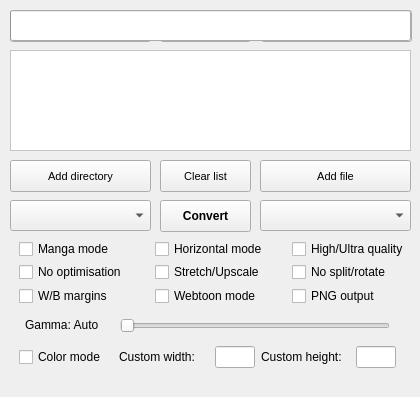
<?xml version="1.0" encoding="UTF-8"?>
<ui version="4.0">
 <class>KCC</class>
 <widget class="QMainWindow" name="KCC">
  <property name="geometry">
   <rect>
    <x>0</x>
    <y>0</y>
    <width>420</width>
    <height>397</height>
   </rect>
  </property>
  <property name="minimumSize">
   <size>
    <width>420</width>
    <height>397</height>
   </size>
  </property>
  <property name="maximumSize">
   <size>
    <width>420</width>
    <height>397</height>
   </size>
  </property>
  <property name="font">
   <font>
    <pointsize>9</pointsize>
   </font>
  </property>
  <property name="windowTitle">
   <string>Kindle Comic Converter</string>
  </property>
  <property name="windowIcon">
   <iconset resource="KCC.qrc">
    <normaloff>:/Icon/icons/comic2ebook.png</normaloff>:/Icon/icons/comic2ebook.png</iconset>
  </property>
  <property name="locale">
   <locale language="C" country="AnyCountry"/>
  </property>
  <widget class="QWidget" name="Form">
   <widget class="QFrame" name="OptionsAdvanced">
    <property name="enabled">
     <bool>true</bool>
    </property>
    <property name="geometry">
     <rect>
      <x>10</x>
      <y>254</y>
      <width>421</width>
      <height>61</height>
     </rect>
    </property>
    <property name="font">
     <font>
      <pointsize>9</pointsize>
     </font>
    </property>
    <layout class="QGridLayout" name="gridLayout">
     <property name="leftMargin">
      <number>9</number>
     </property>
     <item row="1" column="0">
      <widget class="QCheckBox" name="ProcessingBox">
       <property name="focusPolicy">
        <enum>Qt::NoFocus</enum>
       </property>
       <property name="toolTip">
        <string>&lt;html&gt;&lt;head/&gt;&lt;body&gt;&lt;p style='white-space:pre'&gt;Disable image optimizations.&lt;br/&gt;&lt;span style=&quot; font-weight:600;&quot;&gt;Input images must be already resized.&lt;/span&gt;&lt;/p&gt;&lt;/body&gt;&lt;/html&gt;</string>
       </property>
       <property name="text">
        <string>No optimisation</string>
       </property>
      </widget>
     </item>
     <item row="1" column="1">
      <widget class="QCheckBox" name="UpscaleBox">
       <property name="focusPolicy">
        <enum>Qt::NoFocus</enum>
       </property>
       <property name="toolTip">
        <string>&lt;html&gt;&lt;head/&gt;&lt;body&gt;&lt;p&gt;&lt;span style=&quot; font-weight:600; text-decoration: underline;&quot;&gt;Unchecked - Nothing&lt;br/&gt;&lt;/span&gt;Images smaller than device resolution will not be resized.&lt;/p&gt;&lt;p&gt;&lt;span style=&quot; font-weight:600; text-decoration: underline;&quot;&gt;Indeterminate - Stretching&lt;br/&gt;&lt;/span&gt;Images smaller than device resolution will be resized. Aspect ratio will be not preserved.&lt;/p&gt;&lt;p&gt;&lt;span style=&quot; font-weight:600; text-decoration: underline;&quot;&gt;Checked - Upscaling&lt;br/&gt;&lt;/span&gt;Images smaller than device resolution will be resized. Aspect ratio will be preserved.&lt;/p&gt;&lt;/body&gt;&lt;/html&gt;</string>
       </property>
       <property name="text">
        <string>Stretch/Upscale</string>
       </property>
       <property name="tristate">
        <bool>true</bool>
       </property>
      </widget>
     </item>
     <item row="3" column="1">
      <widget class="QCheckBox" name="WebtoonBox">
       <property name="focusPolicy">
        <enum>Qt::NoFocus</enum>
       </property>
       <property name="toolTip">
        <string>&lt;html&gt;&lt;head/&gt;&lt;body&gt;&lt;p style='white-space:pre'&gt;Enable special parsing mode for WebToons.&lt;/p&gt;&lt;/body&gt;&lt;/html&gt;</string>
       </property>
       <property name="text">
        <string>Webtoon mode</string>
       </property>
      </widget>
     </item>
     <item row="3" column="2">
      <widget class="QCheckBox" name="NoDitheringBox">
       <property name="focusPolicy">
        <enum>Qt::NoFocus</enum>
       </property>
       <property name="toolTip">
        <string>&lt;html&gt;&lt;head/&gt;&lt;body&gt;&lt;p style='white-space:pre'&gt;Create PNG files instead JPEG.&lt;br/&gt;Quality increase is not noticeable on most of devices.&lt;br/&gt;Output files &lt;span style=&quot; font-weight:600;&quot;&gt;might&lt;/span&gt; be smaller.&lt;br/&gt;&lt;span style=&quot; font-weight:600;&quot;&gt;MOBI conversion will be much slower.&lt;/span&gt;&lt;/p&gt;&lt;/body&gt;&lt;/html&gt;</string>
       </property>
       <property name="text">
        <string>PNG output</string>
       </property>
      </widget>
     </item>
     <item row="3" column="0">
      <widget class="QCheckBox" name="BorderBox">
       <property name="focusPolicy">
        <enum>Qt::NoFocus</enum>
       </property>
       <property name="toolTip">
        <string>&lt;html&gt;&lt;head/&gt;&lt;body&gt;&lt;p&gt;&lt;span style=&quot; font-weight:600; text-decoration: underline;&quot;&gt;Unchecked - Autodetection&lt;br/&gt;&lt;/span&gt;Color of margins fill will be detected automatically.&lt;/p&gt;&lt;p&gt;&lt;span style=&quot; font-weight:600; text-decoration: underline;&quot;&gt;Indeterminate - White&lt;br/&gt;&lt;/span&gt;Margins will be filled with white color.&lt;/p&gt;&lt;p&gt;&lt;span style=&quot; font-weight:600; text-decoration: underline;&quot;&gt;Checked - Black&lt;br/&gt;&lt;/span&gt;Margins will be filled with black color.&lt;/p&gt;&lt;/body&gt;&lt;/html&gt;</string>
       </property>
       <property name="text">
        <string>W/B margins</string>
       </property>
       <property name="tristate">
        <bool>true</bool>
       </property>
      </widget>
     </item>
     <item row="1" column="2">
      <widget class="QCheckBox" name="NoRotateBox">
       <property name="focusPolicy">
        <enum>Qt::NoFocus</enum>
       </property>
       <property name="toolTip">
        <string>&lt;html&gt;&lt;head/&gt;&lt;body&gt;&lt;p style='white-space:pre'&gt;Disable page splitting and rotation.&lt;/p&gt;&lt;/body&gt;&lt;/html&gt;</string>
       </property>
       <property name="text">
        <string>No split/rotate</string>
       </property>
      </widget>
     </item>
    </layout>
   </widget>
   <widget class="QComboBox" name="DeviceBox">
    <property name="geometry">
     <rect>
      <x>10</x>
      <y>200</y>
      <width>141</width>
      <height>31</height>
     </rect>
    </property>
    <property name="font">
     <font>
      <pointsize>8</pointsize>
     </font>
    </property>
    <property name="focusPolicy">
     <enum>Qt::NoFocus</enum>
    </property>
    <property name="toolTip">
     <string>&lt;html&gt;&lt;head/&gt;&lt;body&gt;&lt;p style='white-space:pre'&gt;Target device.&lt;/p&gt;&lt;/body&gt;&lt;/html&gt;</string>
    </property>
   </widget>
   <widget class="QComboBox" name="FormatBox">
    <property name="geometry">
     <rect>
      <x>260</x>
      <y>200</y>
      <width>151</width>
      <height>31</height>
     </rect>
    </property>
    <property name="font">
     <font>
      <pointsize>8</pointsize>
     </font>
    </property>
    <property name="focusPolicy">
     <enum>Qt::NoFocus</enum>
    </property>
    <property name="toolTip">
     <string>&lt;html&gt;&lt;head/&gt;&lt;body&gt;&lt;p style='white-space:pre'&gt;Output format.&lt;/p&gt;&lt;/body&gt;&lt;/html&gt;</string>
    </property>
   </widget>
   <widget class="QPushButton" name="ConvertButton">
    <property name="geometry">
     <rect>
      <x>160</x>
      <y>200</y>
      <width>91</width>
      <height>32</height>
     </rect>
    </property>
    <property name="font">
     <font>
      <pointsize>9</pointsize>
      <weight>75</weight>
      <bold>true</bold>
     </font>
    </property>
    <property name="focusPolicy">
     <enum>Qt::NoFocus</enum>
    </property>
    <property name="toolTip">
     <string>&lt;html&gt;&lt;head/&gt;&lt;body&gt;&lt;p  style='white-space:pre'&gt;Shift+Click to select the output directory.&lt;/p&gt;&lt;/body&gt;&lt;/html&gt;</string>
    </property>
    <property name="text">
     <string>Convert</string>
    </property>
    <property name="icon">
     <iconset resource="KCC.qrc">
      <normaloff>:/Other/icons/convert.png</normaloff>:/Other/icons/convert.png</iconset>
    </property>
   </widget>
   <widget class="QPushButton" name="DirectoryButton">
    <property name="geometry">
     <rect>
      <x>10</x>
      <y>160</y>
      <width>141</width>
      <height>32</height>
     </rect>
    </property>
    <property name="font">
     <font>
      <pointsize>8</pointsize>
     </font>
    </property>
    <property name="focusPolicy">
     <enum>Qt::NoFocus</enum>
    </property>
    <property name="toolTip">
     <string>&lt;html&gt;&lt;head/&gt;&lt;body&gt;&lt;p style='white-space:pre'&gt;Add directory containing JPG, PNG or GIF files to queue.&lt;br/&gt;&lt;span style=&quot; font-weight:600;&quot;&gt;CBR, CBZ and CB7 files inside will not be processed!&lt;/span&gt;&lt;/p&gt;&lt;/body&gt;&lt;/html&gt;</string>
    </property>
    <property name="text">
     <string>Add directory</string>
    </property>
    <property name="icon">
     <iconset resource="KCC.qrc">
      <normaloff>:/Other/icons/folder_new.png</normaloff>:/Other/icons/folder_new.png</iconset>
    </property>
   </widget>
   <widget class="QPushButton" name="FileButton">
    <property name="geometry">
     <rect>
      <x>260</x>
      <y>160</y>
      <width>151</width>
      <height>32</height>
     </rect>
    </property>
    <property name="font">
     <font>
      <pointsize>8</pointsize>
     </font>
    </property>
    <property name="focusPolicy">
     <enum>Qt::NoFocus</enum>
    </property>
    <property name="toolTip">
     <string>&lt;html&gt;&lt;head/&gt;&lt;body&gt;&lt;p style='white-space:pre'&gt;Add CBR, CBZ, CB7 or PDF file to queue.&lt;/p&gt;&lt;/body&gt;&lt;/html&gt;</string>
    </property>
    <property name="text">
     <string>Add file</string>
    </property>
    <property name="icon">
     <iconset resource="KCC.qrc">
      <normaloff>:/Other/icons/document_new.png</normaloff>:/Other/icons/document_new.png</iconset>
    </property>
   </widget>
   <widget class="QPushButton" name="ClearButton">
    <property name="geometry">
     <rect>
      <x>160</x>
      <y>160</y>
      <width>91</width>
      <height>32</height>
     </rect>
    </property>
    <property name="font">
     <font>
      <pointsize>8</pointsize>
     </font>
    </property>
    <property name="focusPolicy">
     <enum>Qt::NoFocus</enum>
    </property>
    <property name="text">
     <string>Clear list</string>
    </property>
    <property name="icon">
     <iconset resource="KCC.qrc">
      <normaloff>:/Other/icons/clear.png</normaloff>:/Other/icons/clear.png</iconset>
    </property>
   </widget>
   <widget class="QFrame" name="OptionsBasic">
    <property name="geometry">
     <rect>
      <x>10</x>
      <y>230</y>
      <width>421</width>
      <height>41</height>
     </rect>
    </property>
    <property name="font">
     <font>
      <pointsize>9</pointsize>
     </font>
    </property>
    <widget class="QCheckBox" name="MangaBox">
     <property name="geometry">
      <rect>
       <x>9</x>
       <y>10</y>
       <width>130</width>
       <height>18</height>
      </rect>
     </property>
     <property name="focusPolicy">
      <enum>Qt::NoFocus</enum>
     </property>
     <property name="toolTip">
      <string>&lt;html&gt;&lt;head/&gt;&lt;body&gt;&lt;p style='white-space:pre'&gt;Enable right-to-left reading.&lt;/p&gt;&lt;/body&gt;&lt;/html&gt;</string>
     </property>
     <property name="text">
      <string>Manga mode</string>
     </property>
    </widget>
    <widget class="QCheckBox" name="QualityBox">
     <property name="geometry">
      <rect>
       <x>282</x>
       <y>10</y>
       <width>130</width>
       <height>18</height>
      </rect>
     </property>
     <property name="focusPolicy">
      <enum>Qt::NoFocus</enum>
     </property>
     <property name="toolTip">
      <string>&lt;html&gt;&lt;head/&gt;&lt;body&gt;&lt;p style='white-space:pre'&gt;Quality of Panel View/zoom. Highly impact size of output file.&lt;br/&gt;&lt;span style=&quot; font-weight:600;&quot;&gt;This option control only quality of magnification!&lt;/span&gt;&lt;/p&gt;&lt;/body&gt;&lt;/html&gt;</string>
     </property>
     <property name="text">
      <string>High/Ultra quality</string>
     </property>
     <property name="tristate">
      <bool>true</bool>
     </property>
    </widget>
    <widget class="QCheckBox" name="RotateBox">
     <property name="geometry">
      <rect>
       <x>145</x>
       <y>10</y>
       <width>130</width>
       <height>18</height>
      </rect>
     </property>
     <property name="focusPolicy">
      <enum>Qt::NoFocus</enum>
     </property>
     <property name="toolTip">
      <string>&lt;html&gt;&lt;head/&gt;&lt;body&gt;&lt;p style='white-space:pre'&gt;Disable splitting of two-page spreads.&lt;br/&gt;They will be rotated instead.&lt;/p&gt;&lt;/body&gt;&lt;/html&gt;</string>
     </property>
     <property name="text">
      <string>Horizontal mode</string>
     </property>
    </widget>
    <zorder>RotateBox</zorder>
    <zorder>MangaBox</zorder>
    <zorder>QualityBox</zorder>
   </widget>
   <widget class="QListWidget" name="JobList">
    <property name="geometry">
     <rect>
      <x>10</x>
      <y>50</y>
      <width>401</width>
      <height>101</height>
     </rect>
    </property>
    <property name="focusPolicy">
     <enum>Qt::NoFocus</enum>
    </property>
    <property name="styleSheet">
     <string notr="true">QListWidget#JobList {background:#ffffff;background-image:url(:/Other/icons/list_background.png);background-position:center center;background-repeat:no-repeat;}QScrollBar:vertical{border:1px solid #999;background:#FFF;width:5px;margin:0}QScrollBar::handle:vertical{background:DarkGray;min-height:0}QScrollBar::add-line:vertical{height:0;background:DarkGray;subcontrol-position:bottom;subcontrol-origin:margin}QScrollBar::sub-line:vertical{height:0;background:DarkGray;subcontrol-position:top;subcontrol-origin:margin}QScrollBar:horizontal{border:1px solid #999;background:#FFF;height:5px;margin:0}QScrollBar::handle:horizontal{background:DarkGray;min-width:0}QScrollBar::add-line:horizontal{width:0;background:DarkGray;subcontrol-position:bottom;subcontrol-origin:margin}QScrollBar::sub-line:horizontal{width:0;background:DarkGray;subcontrol-position:top;subcontrol-origin:margin}</string>
    </property>
    <property name="showDropIndicator" stdset="0">
     <bool>false</bool>
    </property>
    <property name="selectionMode">
     <enum>QAbstractItemView::NoSelection</enum>
    </property>
    <property name="verticalScrollMode">
     <enum>QAbstractItemView::ScrollPerPixel</enum>
    </property>
    <property name="horizontalScrollMode">
     <enum>QAbstractItemView::ScrollPerPixel</enum>
    </property>
   </widget>
   <widget class="QPushButton" name="BasicModeButton">
    <property name="geometry">
     <rect>
      <x>10</x>
      <y>10</y>
      <width>141</width>
      <height>32</height>
     </rect>
    </property>
    <property name="font">
     <font>
      <pointsize>9</pointsize>
     </font>
    </property>
    <property name="focusPolicy">
     <enum>Qt::NoFocus</enum>
    </property>
    <property name="text">
     <string>Basic</string>
    </property>
   </widget>
   <widget class="QPushButton" name="AdvModeButton">
    <property name="geometry">
     <rect>
      <x>261</x>
      <y>10</y>
      <width>151</width>
      <height>32</height>
     </rect>
    </property>
    <property name="font">
     <font>
      <pointsize>9</pointsize>
     </font>
    </property>
    <property name="focusPolicy">
     <enum>Qt::NoFocus</enum>
    </property>
    <property name="text">
     <string>Advanced</string>
    </property>
   </widget>
   <widget class="QFrame" name="OptionsAdvancedGamma">
    <property name="enabled">
     <bool>true</bool>
    </property>
    <property name="geometry">
     <rect>
      <x>10</x>
      <y>305</y>
      <width>401</width>
      <height>41</height>
     </rect>
    </property>
    <property name="font">
     <font>
      <pointsize>9</pointsize>
     </font>
    </property>
    <widget class="QLabel" name="GammaLabel">
     <property name="geometry">
      <rect>
       <x>15</x>
       <y>0</y>
       <width>100</width>
       <height>40</height>
      </rect>
     </property>
     <property name="text">
      <string>Gamma: Auto</string>
     </property>
    </widget>
    <widget class="QSlider" name="GammaSlider">
     <property name="geometry">
      <rect>
       <x>110</x>
       <y>10</y>
       <width>270</width>
       <height>22</height>
      </rect>
     </property>
     <property name="focusPolicy">
      <enum>Qt::ClickFocus</enum>
     </property>
     <property name="maximum">
      <number>500</number>
     </property>
     <property name="singleStep">
      <number>5</number>
     </property>
     <property name="orientation">
      <enum>Qt::Horizontal</enum>
     </property>
    </widget>
   </widget>
   <widget class="QProgressBar" name="ProgressBar">
    <property name="geometry">
     <rect>
      <x>10</x>
      <y>10</y>
      <width>401</width>
      <height>31</height>
     </rect>
    </property>
    <property name="font">
     <font>
      <pointsize>10</pointsize>
      <weight>75</weight>
      <bold>true</bold>
     </font>
    </property>
    <property name="value">
     <number>0</number>
    </property>
    <property name="alignment">
     <set>Qt::AlignJustify|Qt::AlignVCenter</set>
    </property>
    <property name="format">
     <string/>
    </property>
   </widget>
   <widget class="QFrame" name="OptionsExpert">
    <property name="geometry">
     <rect>
      <x>10</x>
      <y>337</y>
      <width>421</width>
      <height>41</height>
     </rect>
    </property>
    <property name="font">
     <font>
      <pointsize>9</pointsize>
     </font>
    </property>
    <widget class="QCheckBox" name="ColorBox">
     <property name="geometry">
      <rect>
       <x>9</x>
       <y>11</y>
       <width>130</width>
       <height>18</height>
      </rect>
     </property>
     <property name="focusPolicy">
      <enum>Qt::NoFocus</enum>
     </property>
     <property name="toolTip">
      <string>&lt;html&gt;&lt;head/&gt;&lt;body&gt;&lt;p style='white-space:pre'&gt;Don't convert images to grayscale.&lt;/p&gt;&lt;/body&gt;&lt;/html&gt;</string>
     </property>
     <property name="text">
      <string>Color mode</string>
     </property>
    </widget>
    <widget class="QFrame" name="OptionsExpertInternal">
     <property name="geometry">
      <rect>
       <x>100</x>
       <y>0</y>
       <width>295</width>
       <height>40</height>
      </rect>
     </property>
     <layout class="QGridLayout" name="gridLayout_2">
      <item row="0" column="0">
       <widget class="QLabel" name="wLabel">
        <property name="toolTip">
         <string>&lt;html&gt;&lt;head/&gt;&lt;body&gt;&lt;p style='white-space:pre'&gt;Resolution of target device.&lt;/p&gt;&lt;/body&gt;&lt;/html&gt;</string>
        </property>
        <property name="text">
         <string>Custom width: </string>
        </property>
       </widget>
      </item>
      <item row="0" column="1">
       <widget class="QLineEdit" name="customWidth">
        <property name="sizePolicy">
         <sizepolicy hsizetype="Fixed" vsizetype="Fixed">
          <horstretch>0</horstretch>
          <verstretch>0</verstretch>
         </sizepolicy>
        </property>
        <property name="maximumSize">
         <size>
          <width>40</width>
          <height>16777215</height>
         </size>
        </property>
        <property name="focusPolicy">
         <enum>Qt::ClickFocus</enum>
        </property>
        <property name="acceptDrops">
         <bool>false</bool>
        </property>
        <property name="toolTip">
         <string>&lt;html&gt;&lt;head/&gt;&lt;body&gt;&lt;p style='white-space:pre'&gt;Resolution of target device.&lt;/p&gt;&lt;/body&gt;&lt;/html&gt;</string>
        </property>
        <property name="inputMask">
         <string>0000</string>
        </property>
        <property name="maxLength">
         <number>4</number>
        </property>
       </widget>
      </item>
      <item row="0" column="2">
       <widget class="QLabel" name="hLabel">
        <property name="toolTip">
         <string>&lt;html&gt;&lt;head/&gt;&lt;body&gt;&lt;p style='white-space:pre'&gt;Resolution of target device.&lt;/p&gt;&lt;/body&gt;&lt;/html&gt;</string>
        </property>
        <property name="text">
         <string>Custom height: </string>
        </property>
       </widget>
      </item>
      <item row="0" column="3">
       <widget class="QLineEdit" name="customHeight">
        <property name="sizePolicy">
         <sizepolicy hsizetype="Fixed" vsizetype="Fixed">
          <horstretch>0</horstretch>
          <verstretch>0</verstretch>
         </sizepolicy>
        </property>
        <property name="maximumSize">
         <size>
          <width>40</width>
          <height>16777215</height>
         </size>
        </property>
        <property name="focusPolicy">
         <enum>Qt::ClickFocus</enum>
        </property>
        <property name="acceptDrops">
         <bool>false</bool>
        </property>
        <property name="toolTip">
         <string>&lt;html&gt;&lt;head/&gt;&lt;body&gt;&lt;p style='white-space:pre'&gt;Resolution of target device.&lt;/p&gt;&lt;/body&gt;&lt;/html&gt;</string>
        </property>
        <property name="inputMask">
         <string>0000</string>
        </property>
        <property name="maxLength">
         <number>4</number>
        </property>
       </widget>
      </item>
     </layout>
    </widget>
   </widget>
   <widget class="QPushButton" name="EditorButton">
    <property name="geometry">
     <rect>
      <x>160</x>
      <y>10</y>
      <width>91</width>
      <height>32</height>
     </rect>
    </property>
    <property name="font">
     <font>
      <pointsize>9</pointsize>
     </font>
    </property>
    <property name="focusPolicy">
     <enum>Qt::NoFocus</enum>
    </property>
    <property name="text">
     <string>Editor</string>
    </property>
    <property name="icon">
     <iconset resource="KCC.qrc">
      <normaloff>:/Other/icons/editor.png</normaloff>:/Other/icons/editor.png</iconset>
    </property>
   </widget>
   <zorder>OptionsAdvanced</zorder>
   <zorder>DeviceBox</zorder>
   <zorder>FormatBox</zorder>
   <zorder>ConvertButton</zorder>
   <zorder>DirectoryButton</zorder>
   <zorder>FileButton</zorder>
   <zorder>ClearButton</zorder>
   <zorder>OptionsBasic</zorder>
   <zorder>JobList</zorder>
   <zorder>BasicModeButton</zorder>
   <zorder>AdvModeButton</zorder>
   <zorder>OptionsAdvancedGamma</zorder>
   <zorder>OptionsExpert</zorder>
   <zorder>EditorButton</zorder>
   <zorder>ProgressBar</zorder>
  </widget>
  <widget class="QStatusBar" name="statusBar">
   <property name="font">
    <font>
     <family>MS Shell Dlg 2</family>
     <pointsize>8</pointsize>
    </font>
   </property>
   <property name="sizeGripEnabled">
    <bool>false</bool>
   </property>
  </widget>
  <action name="ActionBasic">
   <property name="checkable">
    <bool>true</bool>
   </property>
   <property name="checked">
    <bool>false</bool>
   </property>
   <property name="text">
    <string>Basic</string>
   </property>
   <property name="font">
    <font>
     <pointsize>9</pointsize>
    </font>
   </property>
  </action>
  <action name="ActionAdvanced">
   <property name="checkable">
    <bool>true</bool>
   </property>
   <property name="text">
    <string>Advanced</string>
   </property>
  </action>
 </widget>
 <tabstops>
  <tabstop>DirectoryButton</tabstop>
  <tabstop>FileButton</tabstop>
  <tabstop>ConvertButton</tabstop>
  <tabstop>ClearButton</tabstop>
 </tabstops>
 <resources>
  <include location="KCC.qrc"/>
 </resources>
 <connections/>
</ui>
